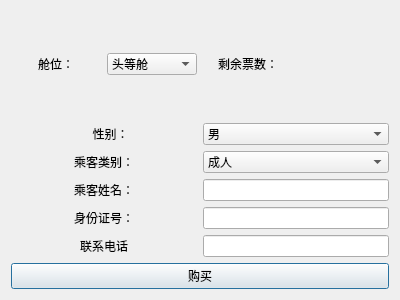
<?xml version="1.0" encoding="UTF-8"?>
<ui version="4.0">
 <class>Dialog_jump_buy</class>
 <widget class="QDialog" name="Dialog_jump_buy">
  <property name="geometry">
   <rect>
    <x>0</x>
    <y>0</y>
    <width>400</width>
    <height>300</height>
   </rect>
  </property>
  <property name="windowTitle">
   <string>购买机票</string>
  </property>
  <layout class="QVBoxLayout" name="verticalLayout_2">
   <item>
    <layout class="QVBoxLayout" name="verticalLayout">
     <item>
      <layout class="QHBoxLayout" name="horizontalLayout">
       <item>
        <widget class="QLabel" name="label_6">
         <property name="text">
          <string>舱位：</string>
         </property>
         <property name="alignment">
          <set>Qt::AlignCenter</set>
         </property>
        </widget>
       </item>
       <item>
        <widget class="QComboBox" name="com_class">
         <item>
          <property name="text">
           <string>头等舱</string>
          </property>
         </item>
         <item>
          <property name="text">
           <string>商务舱</string>
          </property>
         </item>
         <item>
          <property name="text">
           <string>经济舱</string>
          </property>
         </item>
        </widget>
       </item>
       <item>
        <widget class="QLabel" name="label_5">
         <property name="text">
          <string>剩余票数：</string>
         </property>
         <property name="alignment">
          <set>Qt::AlignCenter</set>
         </property>
        </widget>
       </item>
       <item>
        <widget class="QLabel" name="label">
         <property name="text">
          <string/>
         </property>
         <property name="alignment">
          <set>Qt::AlignCenter</set>
         </property>
        </widget>
       </item>
      </layout>
     </item>
     <item>
      <layout class="QHBoxLayout" name="horizontalLayout_4">
       <item>
        <widget class="QLabel" name="label_2">
         <property name="text">
          <string>    性别：</string>
         </property>
         <property name="alignment">
          <set>Qt::AlignCenter</set>
         </property>
        </widget>
       </item>
       <item>
        <widget class="QComboBox" name="sex">
         <item>
          <property name="text">
           <string>男</string>
          </property>
         </item>
         <item>
          <property name="text">
           <string>女</string>
          </property>
         </item>
        </widget>
       </item>
      </layout>
     </item>
     <item>
      <layout class="QHBoxLayout" name="horizontalLayout_6">
       <item>
        <widget class="QLabel" name="label_8">
         <property name="text">
          <string>乘客类别：</string>
         </property>
         <property name="alignment">
          <set>Qt::AlignCenter</set>
         </property>
        </widget>
       </item>
       <item>
        <widget class="QComboBox" name="combo_kind">
         <item>
          <property name="text">
           <string>成人</string>
          </property>
         </item>
         <item>
          <property name="text">
           <string>小孩</string>
          </property>
         </item>
         <item>
          <property name="text">
           <string>老人</string>
          </property>
         </item>
         <item>
          <property name="text">
           <string>病人</string>
          </property>
         </item>
         <item>
          <property name="text">
           <string>残疾</string>
          </property>
         </item>
        </widget>
       </item>
      </layout>
     </item>
     <item>
      <layout class="QHBoxLayout" name="horizontalLayout_5">
       <item>
        <widget class="QLabel" name="label_7">
         <property name="text">
          <string>乘客姓名：</string>
         </property>
         <property name="alignment">
          <set>Qt::AlignCenter</set>
         </property>
        </widget>
       </item>
       <item>
        <widget class="QLineEdit" name="name">
         <property name="sizePolicy">
          <sizepolicy hsizetype="Preferred" vsizetype="Fixed">
           <horstretch>0</horstretch>
           <verstretch>0</verstretch>
          </sizepolicy>
         </property>
        </widget>
       </item>
      </layout>
     </item>
     <item>
      <layout class="QHBoxLayout" name="horizontalLayout_3">
       <item>
        <widget class="QLabel" name="label_3">
         <property name="text">
          <string>身份证号：</string>
         </property>
         <property name="alignment">
          <set>Qt::AlignCenter</set>
         </property>
        </widget>
       </item>
       <item>
        <widget class="QLineEdit" name="identity_num">
         <property name="sizePolicy">
          <sizepolicy hsizetype="Preferred" vsizetype="Fixed">
           <horstretch>0</horstretch>
           <verstretch>0</verstretch>
          </sizepolicy>
         </property>
        </widget>
       </item>
      </layout>
     </item>
     <item>
      <layout class="QHBoxLayout" name="horizontalLayout_2">
       <item>
        <widget class="QLabel" name="label_4">
         <property name="text">
          <string>联系电话</string>
         </property>
         <property name="alignment">
          <set>Qt::AlignCenter</set>
         </property>
        </widget>
       </item>
       <item>
        <widget class="QLineEdit" name="phone_num3">
         <property name="sizePolicy">
          <sizepolicy hsizetype="Preferred" vsizetype="Fixed">
           <horstretch>0</horstretch>
           <verstretch>0</verstretch>
          </sizepolicy>
         </property>
        </widget>
       </item>
      </layout>
     </item>
     <item>
      <widget class="QPushButton" name="pushButton">
       <property name="text">
        <string>购买</string>
       </property>
      </widget>
     </item>
    </layout>
   </item>
  </layout>
 </widget>
 <resources/>
 <connections/>
</ui>
